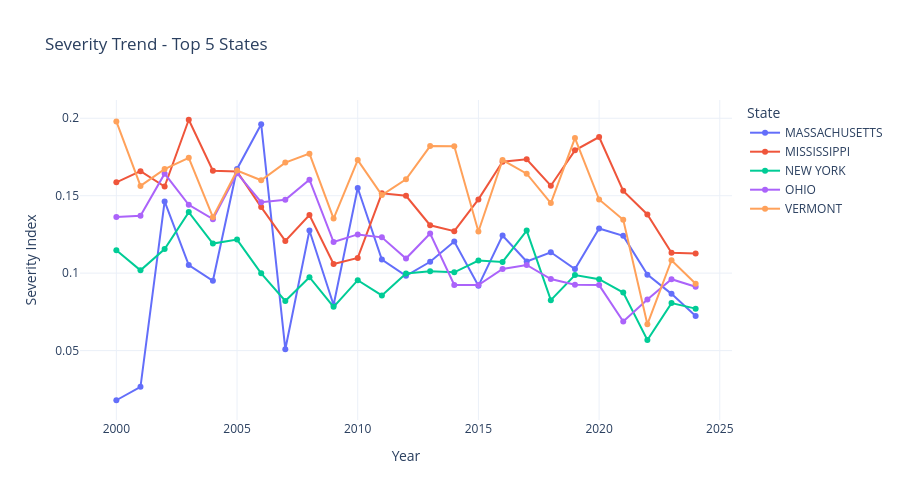

This figure's notebook cell:
### Code cell
## 7. Chart 5: Severity Evolution - Top 5 States

# Get top 5 states
top_5_states = df.groupby('STATE')['SEVERITY_INDEX'].mean().nlargest(5).index

# Data by year and state
df_top5 = df[df['STATE'].isin(top_5_states)].groupby(['YEAR', 'STATE'])['SEVERITY_INDEX'].mean().reset_index()

fig5 = px.line(
    df_top5,
    x='YEAR',
    y='SEVERITY_INDEX',
    color='STATE',
    title='Severity Trend - Top 5 States',
    labels={'YEAR': 'Year', 'SEVERITY_INDEX': 'Severity Index', 'STATE': 'State'},
    markers=True
)

fig5.update_layout(
    template='plotly_white',
    height=500,
    hovermode='x unified'
)

fig5.show()

### Figure 1 — Plotly figure (JSON) as saved in the notebook; plotly's stock layout.template omitted (floating-point values rounded to 4 significant figures)
{"data": [{"hovertemplate": "State=MASSACHUSETTS<br>Year=%{x}<br>Severity Index=%{y}<extra></extra>", "legendgroup": "MASSACHUSETTS", "line": {"color": "#636efa", "dash": "solid"}, "marker": {"symbol": "circle"}, "mode": "lines+markers", "name": "MASSACHUSETTS", "orientation": "v", "showlegend": true, "type": "scatter", "x": [2000, 2001, 2002, 2003, 2004, 2005, 2006, 2007, 2008, 2009, 2010, 2011, 2012, 2013, 2014, 2015, 2016, 2017, 2018, 2019, 2020, 2021, 2022, 2023, 2024], "xaxis": "x", "y": [0.01793, 0.02657, 0.1463, 0.1052, 0.09506, 0.1673, 0.1962, 0.0509, 0.1275, 0.07943, 0.155, 0.1088, 0.09829, 0.1073, 0.1204, 0.0918, 0.1243, 0.1075, 0.1135, 0.1027, 0.1288, 0.1241, 0.09905, 0.08662, 0.07234], "yaxis": "y"}, {"hovertemplate": "State=MISSISSIPPI<br>Year=%{x}<br>Severity Index=%{y}<extra></extra>", "legendgroup": "MISSISSIPPI", "line": {"color": "#EF553B", "dash": "solid"}, "marker": {"symbol": "circle"}, "mode": "lines+markers", "name": "MISSISSIPPI", "orientation": "v", "showlegend": true, "type": "scatter", "x": [2000, 2001, 2002, 2003, 2004, 2005, 2006, 2007, 2008, 2009, 2010, 2011, 2012, 2013, 2014, 2015, 2016, 2017, 2018, 2019, 2020, 2021, 2022, 2023, 2024], "xaxis": "x", "y": [0.1586, 0.1659, 0.1559, 0.1991, 0.1662, 0.1656, 0.1426, 0.1208, 0.1375, 0.1059, 0.1098, 0.1516, 0.15, 0.1309, 0.1271, 0.1476, 0.1719, 0.1735, 0.1564, 0.1793, 0.1879, 0.1531, 0.1379, 0.1132, 0.1126], "yaxis": "y"}, {"hovertemplate": "State=NEW YORK<br>Year=%{x}<br>Severity Index=%{y}<extra></extra>", "legendgroup": "NEW YORK", "line": {"color": "#00cc96", "dash": "solid"}, "marker": {"symbol": "circle"}, "mode": "lines+markers", "name": "NEW YORK", "orientation": "v", "showlegend": true, "type": "scatter", "x": [2000, 2001, 2002, 2003, 2004, 2005, 2006, 2007, 2008, 2009, 2010, 2011, 2012, 2013, 2014, 2015, 2016, 2017, 2018, 2019, 2020, 2021, 2022, 2023, 2024], "xaxis": "x", "y": [0.1148, 0.1018, 0.1156, 0.1394, 0.1191, 0.1217, 0.09991, 0.08205, 0.0974, 0.07823, 0.09545, 0.08561, 0.09975, 0.1012, 0.1005, 0.1081, 0.1073, 0.1275, 0.08254, 0.09873, 0.09609, 0.08746, 0.05685, 0.08067, 0.07709], "yaxis": "y"}, {"hovertemplate": "State=OHIO<br>Year=%{x}<br>Severity Index=%{y}<extra></extra>", "legendgroup": "OHIO", "line": {"color": "#ab63fa", "dash": "solid"}, "marker": {"symbol": "circle"}, "mode": "lines+markers", "name": "OHIO", "orientation": "v", "showlegend": true, "type": "scatter", "x": [2000, 2001, 2002, 2003, 2004, 2005, 2006, 2007, 2008, 2009, 2010, 2011, 2012, 2013, 2014, 2015, 2016, 2017, 2018, 2019, 2020, 2021, 2022, 2023, 2024], "xaxis": "x", "y": [0.1363, 0.137, 0.1642, 0.1442, 0.1348, 0.1646, 0.1458, 0.1474, 0.1604, 0.1201, 0.125, 0.1231, 0.1094, 0.1256, 0.09236, 0.09232, 0.1027, 0.1053, 0.09623, 0.09256, 0.09229, 0.06874, 0.08303, 0.09609, 0.0912], "yaxis": "y"}, {"hovertemplate": "State=VERMONT<br>Year=%{x}<br>Severity Index=%{y}<extra></extra>", "legendgroup": "VERMONT", "line": {"color": "#FFA15A", "dash": "solid"}, "marker": {"symbol": "circle"}, "mode": "lines+markers", "name": "VERMONT", "orientation": "v", "showlegend": true, "type": "scatter", "x": [2000, 2001, 2002, 2003, 2004, 2005, 2006, 2007, 2008, 2009, 2010, 2011, 2012, 2013, 2014, 2015, 2016, 2017, 2018, 2019, 2020, 2021, 2022, 2023, 2024], "xaxis": "x", "y": [0.1979, 0.1563, 0.1672, 0.1745, 0.1361, 0.1662, 0.16, 0.1714, 0.1772, 0.1353, 0.173, 0.1504, 0.1606, 0.1821, 0.182, 0.1269, 0.173, 0.1642, 0.1452, 0.1872, 0.1476, 0.1345, 0.06696, 0.1083, 0.09315], "yaxis": "y"}], "layout": {"height": 500, "hovermode": "x unified", "legend": {"title": {"text": "State"}, "tracegroupgap": 0}, "title": {"text": "Severity Trend - Top 5 States"}, "xaxis": {"anchor": "y", "domain": [0, 1], "title": {"text": "Year"}}, "yaxis": {"anchor": "x", "domain": [0, 1], "title": {"text": "Severity Index"}}}}
